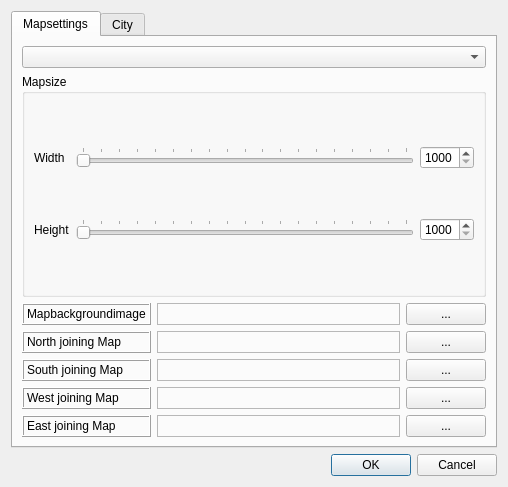
<?xml version="1.0" encoding="UTF-8"?>
<ui version="4.0">
 <class>MapSettingsDialog</class>
 <widget class="QDialog" name="MapSettingsDialog">
  <property name="geometry">
   <rect>
    <x>0</x>
    <y>0</y>
    <width>508</width>
    <height>487</height>
   </rect>
  </property>
  <property name="windowTitle">
   <string>Mapsettings</string>
  </property>
  <property name="modal">
   <bool>true</bool>
  </property>
  <layout class="QGridLayout" name="gridLayout">
   <item row="2" column="0">
    <widget class="QDialogButtonBox" name="buttonBox">
     <property name="orientation">
      <enum>Qt::Horizontal</enum>
     </property>
     <property name="standardButtons">
      <set>QDialogButtonBox::Cancel|QDialogButtonBox::Ok</set>
     </property>
     <property name="centerButtons">
      <bool>false</bool>
     </property>
    </widget>
   </item>
   <item row="0" column="0">
    <widget class="QTabWidget" name="tabWidget">
     <property name="currentIndex">
      <number>0</number>
     </property>
     <widget class="QWidget" name="MapSettings">
      <attribute name="title">
       <string>Mapsettings</string>
      </attribute>
      <layout class="QGridLayout" name="gridLayout_2" columnstretch="0,3,0">
       <item row="0" column="0" colspan="3">
        <widget class="QComboBox" name="MapTypeBox"/>
       </item>
       <item row="1" column="0" colspan="3">
        <widget class="QGroupBox" name="MapsizeBox">
         <property name="title">
          <string>Mapsize</string>
         </property>
         <layout class="QGridLayout" name="gridLayout_4">
          <item row="0" column="0">
           <widget class="QLabel" name="WidthLabel">
            <property name="text">
             <string>Width</string>
            </property>
           </widget>
          </item>
          <item row="0" column="1">
           <widget class="QSlider" name="WidthSlider">
            <property name="minimum">
             <number>1000</number>
            </property>
            <property name="maximum">
             <number>9999</number>
            </property>
            <property name="singleStep">
             <number>1</number>
            </property>
            <property name="pageStep">
             <number>500</number>
            </property>
            <property name="orientation">
             <enum>Qt::Horizontal</enum>
            </property>
            <property name="tickPosition">
             <enum>QSlider::TicksAbove</enum>
            </property>
            <property name="tickInterval">
             <number>500</number>
            </property>
           </widget>
          </item>
          <item row="0" column="2">
           <widget class="QSpinBox" name="WidthSpinBox">
            <property name="minimum">
             <number>1000</number>
            </property>
            <property name="maximum">
             <number>9999</number>
            </property>
           </widget>
          </item>
          <item row="1" column="0">
           <widget class="QLabel" name="HeightLabel">
            <property name="text">
             <string>Height</string>
            </property>
           </widget>
          </item>
          <item row="1" column="1">
           <widget class="QSlider" name="HeightSlider">
            <property name="minimum">
             <number>1000</number>
            </property>
            <property name="maximum">
             <number>9999</number>
            </property>
            <property name="pageStep">
             <number>500</number>
            </property>
            <property name="orientation">
             <enum>Qt::Horizontal</enum>
            </property>
            <property name="tickPosition">
             <enum>QSlider::TicksAbove</enum>
            </property>
            <property name="tickInterval">
             <number>500</number>
            </property>
           </widget>
          </item>
          <item row="1" column="2">
           <widget class="QSpinBox" name="HeightSpinBox">
            <property name="minimum">
             <number>1000</number>
            </property>
            <property name="maximum">
             <number>9999</number>
            </property>
           </widget>
          </item>
         </layout>
        </widget>
       </item>
       <item row="2" column="0">
        <widget class="QLabel" name="BackgroundLabel">
         <property name="frameShape">
          <enum>QFrame::Box</enum>
         </property>
         <property name="frameShadow">
          <enum>QFrame::Raised</enum>
         </property>
         <property name="text">
          <string>Mapbackgroundimage</string>
         </property>
        </widget>
       </item>
       <item row="2" column="1">
        <widget class="QLabel" name="BackgroundfileLabel">
         <property name="frameShape">
          <enum>QFrame::StyledPanel</enum>
         </property>
         <property name="frameShadow">
          <enum>QFrame::Sunken</enum>
         </property>
         <property name="text">
          <string/>
         </property>
        </widget>
       </item>
       <item row="2" column="2">
        <widget class="QPushButton" name="Backgroundbrowse">
         <property name="text">
          <string>...</string>
         </property>
        </widget>
       </item>
       <item row="3" column="0">
        <widget class="QLabel" name="NorthmapLabel">
         <property name="frameShape">
          <enum>QFrame::Box</enum>
         </property>
         <property name="frameShadow">
          <enum>QFrame::Raised</enum>
         </property>
         <property name="text">
          <string>North joining Map</string>
         </property>
        </widget>
       </item>
       <item row="3" column="1">
        <widget class="QLabel" name="NorthmapfileLabel">
         <property name="frameShape">
          <enum>QFrame::StyledPanel</enum>
         </property>
         <property name="frameShadow">
          <enum>QFrame::Sunken</enum>
         </property>
         <property name="text">
          <string/>
         </property>
        </widget>
       </item>
       <item row="3" column="2">
        <widget class="QPushButton" name="Northmapbrowse">
         <property name="text">
          <string>...</string>
         </property>
        </widget>
       </item>
       <item row="4" column="0">
        <widget class="QLabel" name="SouthmapLabel">
         <property name="frameShape">
          <enum>QFrame::Box</enum>
         </property>
         <property name="frameShadow">
          <enum>QFrame::Raised</enum>
         </property>
         <property name="text">
          <string>South joining Map</string>
         </property>
        </widget>
       </item>
       <item row="4" column="1">
        <widget class="QLabel" name="SouthmapfileLabel">
         <property name="frameShape">
          <enum>QFrame::StyledPanel</enum>
         </property>
         <property name="frameShadow">
          <enum>QFrame::Sunken</enum>
         </property>
         <property name="text">
          <string/>
         </property>
        </widget>
       </item>
       <item row="4" column="2">
        <widget class="QPushButton" name="Southmapbrowse">
         <property name="text">
          <string>...</string>
         </property>
        </widget>
       </item>
       <item row="5" column="0">
        <widget class="QLabel" name="WestmapLabel">
         <property name="frameShape">
          <enum>QFrame::Box</enum>
         </property>
         <property name="frameShadow">
          <enum>QFrame::Raised</enum>
         </property>
         <property name="text">
          <string>West joining Map</string>
         </property>
        </widget>
       </item>
       <item row="5" column="1">
        <widget class="QLabel" name="WestmapfileLabel">
         <property name="frameShape">
          <enum>QFrame::StyledPanel</enum>
         </property>
         <property name="frameShadow">
          <enum>QFrame::Sunken</enum>
         </property>
         <property name="text">
          <string/>
         </property>
        </widget>
       </item>
       <item row="5" column="2">
        <widget class="QPushButton" name="Westmapbrowse">
         <property name="text">
          <string>...</string>
         </property>
        </widget>
       </item>
       <item row="6" column="0">
        <widget class="QLabel" name="EastmapLabel">
         <property name="frameShape">
          <enum>QFrame::Box</enum>
         </property>
         <property name="frameShadow">
          <enum>QFrame::Raised</enum>
         </property>
         <property name="text">
          <string>East joining Map</string>
         </property>
        </widget>
       </item>
       <item row="6" column="1">
        <widget class="QLabel" name="EastmapfileLabel">
         <property name="frameShape">
          <enum>QFrame::StyledPanel</enum>
         </property>
         <property name="frameShadow">
          <enum>QFrame::Sunken</enum>
         </property>
         <property name="text">
          <string/>
         </property>
        </widget>
       </item>
       <item row="6" column="2">
        <widget class="QPushButton" name="Eastmapbrowse">
         <property name="text">
          <string>...</string>
         </property>
        </widget>
       </item>
      </layout>
     </widget>
     <widget class="QWidget" name="CitySettings">
      <attribute name="title">
       <string>City</string>
      </attribute>
      <layout class="QGridLayout" name="gridLayout_3">
       <item row="0" column="0" colspan="2">
        <widget class="QCheckBox" name="CityCheckBox">
         <property name="text">
          <string>Map is City</string>
         </property>
        </widget>
       </item>
       <item row="1" column="0">
        <widget class="QLabel" name="CitynameLabel">
         <property name="text">
          <string>Name</string>
         </property>
        </widget>
       </item>
       <item row="1" column="1">
        <widget class="QLineEdit" name="CitynameLine">
         <property name="enabled">
          <bool>false</bool>
         </property>
        </widget>
       </item>
       <item row="2" column="0" colspan="2">
        <widget class="QGroupBox" name="Productionbox">
         <property name="enabled">
          <bool>false</bool>
         </property>
         <property name="title">
          <string>Production</string>
         </property>
         <layout class="QGridLayout" name="gridLayout_5">
          <item row="0" column="0">
           <widget class="QLabel" name="HighProductionLabel">
            <property name="text">
             <string>High Production</string>
            </property>
           </widget>
          </item>
          <item row="0" column="1" rowspan="6">
           <widget class="QListWidget" name="GoodsListWidget">
            <property name="acceptDrops">
             <bool>true</bool>
            </property>
            <property name="dragDropMode">
             <enum>QAbstractItemView::DragDrop</enum>
            </property>
            <property name="defaultDropAction">
             <enum>Qt::MoveAction</enum>
            </property>
            <property name="sortingEnabled">
             <bool>true</bool>
            </property>
           </widget>
          </item>
          <item row="1" column="0">
           <widget class="QListWidget" name="HighProductionListWidget">
            <property name="dragDropMode">
             <enum>QAbstractItemView::DragDrop</enum>
            </property>
            <property name="defaultDropAction">
             <enum>Qt::MoveAction</enum>
            </property>
            <property name="sortingEnabled">
             <bool>true</bool>
            </property>
           </widget>
          </item>
          <item row="2" column="0">
           <widget class="QLabel" name="NormalProductionLabel">
            <property name="text">
             <string>Normal Production</string>
            </property>
           </widget>
          </item>
          <item row="3" column="0">
           <widget class="QListWidget" name="NormalProductionListWidget">
            <property name="dragDropMode">
             <enum>QAbstractItemView::DragDrop</enum>
            </property>
            <property name="defaultDropAction">
             <enum>Qt::MoveAction</enum>
            </property>
            <property name="sortingEnabled">
             <bool>true</bool>
            </property>
           </widget>
          </item>
          <item row="4" column="0">
           <widget class="QLabel" name="LowProductionLabel">
            <property name="text">
             <string>Low Production</string>
            </property>
           </widget>
          </item>
          <item row="5" column="0">
           <widget class="QListWidget" name="LowProductionListWidget">
            <property name="dragDropMode">
             <enum>QAbstractItemView::DragDrop</enum>
            </property>
            <property name="defaultDropAction">
             <enum>Qt::MoveAction</enum>
            </property>
            <property name="sortingEnabled">
             <bool>true</bool>
            </property>
           </widget>
          </item>
         </layout>
        </widget>
       </item>
      </layout>
     </widget>
    </widget>
   </item>
  </layout>
 </widget>
 <resources/>
 <connections>
  <connection>
   <sender>buttonBox</sender>
   <signal>accepted()</signal>
   <receiver>MapSettingsDialog</receiver>
   <slot>accept()</slot>
   <hints>
    <hint type="sourcelabel">
     <x>248</x>
     <y>254</y>
    </hint>
    <hint type="destinationlabel">
     <x>157</x>
     <y>274</y>
    </hint>
   </hints>
  </connection>
  <connection>
   <sender>buttonBox</sender>
   <signal>rejected()</signal>
   <receiver>MapSettingsDialog</receiver>
   <slot>reject()</slot>
   <hints>
    <hint type="sourcelabel">
     <x>316</x>
     <y>260</y>
    </hint>
    <hint type="destinationlabel">
     <x>286</x>
     <y>274</y>
    </hint>
   </hints>
  </connection>
  <connection>
   <sender>CityCheckBox</sender>
   <signal>toggled(bool)</signal>
   <receiver>CitynameLine</receiver>
   <slot>setEnabled(bool)</slot>
   <hints>
    <hint type="sourcelabel">
     <x>253</x>
     <y>48</y>
    </hint>
    <hint type="destinationlabel">
     <x>277</x>
     <y>77</y>
    </hint>
   </hints>
  </connection>
  <connection>
   <sender>CityCheckBox</sender>
   <signal>toggled(bool)</signal>
   <receiver>Productionbox</receiver>
   <slot>setEnabled(bool)</slot>
   <hints>
    <hint type="sourcelabel">
     <x>253</x>
     <y>48</y>
    </hint>
    <hint type="destinationlabel">
     <x>253</x>
     <y>269</y>
    </hint>
   </hints>
  </connection>
  <connection>
   <sender>WidthSlider</sender>
   <signal>valueChanged(int)</signal>
   <receiver>WidthSpinBox</receiver>
   <slot>setValue(int)</slot>
   <hints>
    <hint type="sourcelabel">
     <x>241</x>
     <y>155</y>
    </hint>
    <hint type="destinationlabel">
     <x>451</x>
     <y>155</y>
    </hint>
   </hints>
  </connection>
  <connection>
   <sender>WidthSpinBox</sender>
   <signal>valueChanged(int)</signal>
   <receiver>WidthSlider</receiver>
   <slot>setValue(int)</slot>
   <hints>
    <hint type="sourcelabel">
     <x>451</x>
     <y>155</y>
    </hint>
    <hint type="destinationlabel">
     <x>241</x>
     <y>155</y>
    </hint>
   </hints>
  </connection>
  <connection>
   <sender>HeightSlider</sender>
   <signal>valueChanged(int)</signal>
   <receiver>HeightSpinBox</receiver>
   <slot>setValue(int)</slot>
   <hints>
    <hint type="sourcelabel">
     <x>241</x>
     <y>225</y>
    </hint>
    <hint type="destinationlabel">
     <x>451</x>
     <y>225</y>
    </hint>
   </hints>
  </connection>
  <connection>
   <sender>HeightSpinBox</sender>
   <signal>valueChanged(int)</signal>
   <receiver>HeightSlider</receiver>
   <slot>setValue(int)</slot>
   <hints>
    <hint type="sourcelabel">
     <x>451</x>
     <y>225</y>
    </hint>
    <hint type="destinationlabel">
     <x>241</x>
     <y>225</y>
    </hint>
   </hints>
  </connection>
  <connection>
   <sender>Northmapbrowse</sender>
   <signal>clicked()</signal>
   <receiver>MapSettingsDialog</receiver>
   <slot>northmapFileDialog()</slot>
   <hints>
    <hint type="sourcelabel">
     <x>472</x>
     <y>337</y>
    </hint>
    <hint type="destinationlabel">
     <x>253</x>
     <y>243</y>
    </hint>
   </hints>
  </connection>
  <connection>
   <sender>Southmapbrowse</sender>
   <signal>clicked()</signal>
   <receiver>MapSettingsDialog</receiver>
   <slot>southmapFileDialog()</slot>
   <hints>
    <hint type="sourcelabel">
     <x>472</x>
     <y>368</y>
    </hint>
    <hint type="destinationlabel">
     <x>253</x>
     <y>243</y>
    </hint>
   </hints>
  </connection>
  <connection>
   <sender>Westmapbrowse</sender>
   <signal>clicked()</signal>
   <receiver>MapSettingsDialog</receiver>
   <slot>westmapFileDialog()</slot>
   <hints>
    <hint type="sourcelabel">
     <x>472</x>
     <y>399</y>
    </hint>
    <hint type="destinationlabel">
     <x>253</x>
     <y>243</y>
    </hint>
   </hints>
  </connection>
  <connection>
   <sender>MapTypeBox</sender>
   <signal>currentIndexChanged(int)</signal>
   <receiver>MapSettingsDialog</receiver>
   <slot>setMapProperties()</slot>
   <hints>
    <hint type="sourcelabel">
     <x>253</x>
     <y>50</y>
    </hint>
    <hint type="destinationlabel">
     <x>253</x>
     <y>243</y>
    </hint>
   </hints>
  </connection>
 </connections>
 <slots>
  <slot>setMapProperties()</slot>
  <slot>backgroundFileDialog()</slot>
  <slot>northmapFileDialog()</slot>
  <slot>southmapFileDialog()</slot>
  <slot>westmapFileDialog()</slot>
  <slot>eastmapFileDialog()</slot>
  <slot>dummyslot()</slot>
  <slot>applyMapSettings()</slot>
 </slots>
</ui>
